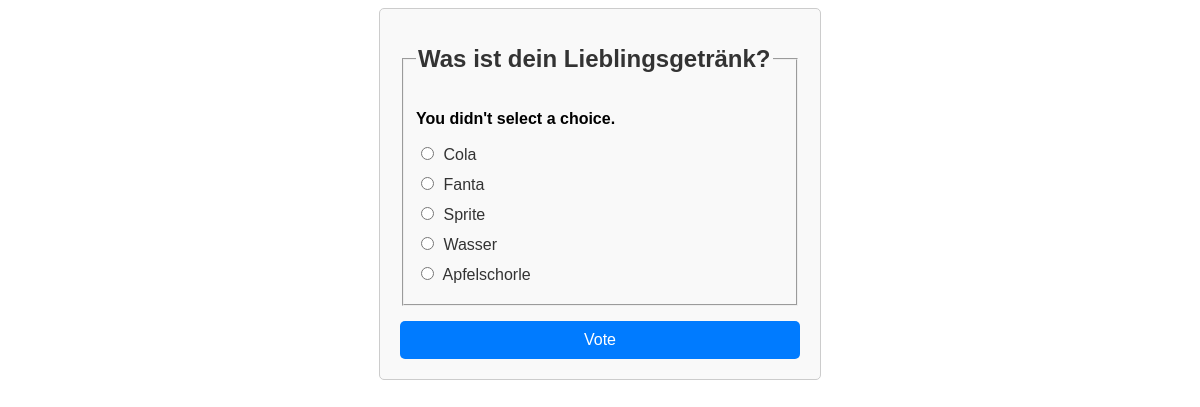
The page /polls/1/vote/ on the database its author committed.
### polls/models.py (models this page shows, shortened)
class Question(models.Model):
    question_text = models.CharField(max_length=200)
    pub_date = models.DateTimeField("date published")

class Choice(models.Model):
    question = models.ForeignKey(Question, on_delete=models.CASCADE)
    choice_text = models.CharField(max_length=200)
    votes = models.IntegerField(default=0)

### polls/views.py (the view)
# urls.py: path("<int:question_id>/vote/", views.vote, name="vote"),
def vote(request, question_id):
    question = get_object_or_404(Question, pk=question_id)
    try:
        selected_choice = question.choice_set.get(pk=request.POST["choice"])
    except (KeyError, Choice.DoesNotExist):
        return render(
            request,
            "polls/detail.html",
            {
                "question": question,
                "error_message": "You didn't select a choice.",
            },
        )
    else:
        selected_choice.votes += 1
        selected_choice.save()
    return HttpResponseRedirect(reverse("polls:results", args=(question.id,)))

### polls/templates/polls/detail.html (shortened to what this page needs)
<!DOCTYPE html>
<html>
<head>
</head>
<body>
    <form action="{% url 'polls:vote' question.id %}" method="post" class="poll-form">
        <fieldset>
            <legend><h1 class="question-title">{{ question.question_text }}</h1></legend>
            {% if error_message %}
                <p class="error-message"><strong>{{ error_message }}</strong></p>
            {% endif %}
            {% for choice in question.choice_set.all %}
                <div class="choice">
                    <input type="radio" name="choice" id="choice{{ forloop.counter }}" value="{{ choice.id }}">
                    <label for="choice{{ forloop.counter }}">{{ choice.choice_text }}</label>
                </div>
            {% endfor %}
        </fieldset>
        <input type="submit" value="Vote" class="vote-button">
    </form>
</body>
</html>

### polls/templates/polls/detail.html (style rules this page uses)
.poll-form { width: 400px; margin: 0 auto; padding: 20px; border: 1px solid #ccc; border-radius: 5px; background-color: #f9f9f9; font-family: Arial, sans-serif; }
.question-title { font-size: 24px; color: #333; margin-bottom: 15px; }
.choice { margin-bottom: 10px; }
input[type="radio"] { margin-right: 5px; }
label { color: #333; cursor: pointer; }
.vote-button { display: block; width: 100%; padding: 10px; margin-top: 15px; border: none; border-radius: 5px; background-color: #007bff; color: #fff; font-size: 16px; cursor: pointer; }

### rows shown on the page
Question: question_text "Was ist dein Lieblingsgetränk?"
Choice: choice_text "Cola"
Choice: choice_text "Fanta"
Choice: choice_text "Sprite"
Choice: choice_text "Wasser"
Choice: choice_text "Apfelschorle"

### other values the page prints
{{ error_message }} "You didn't select a choice."
